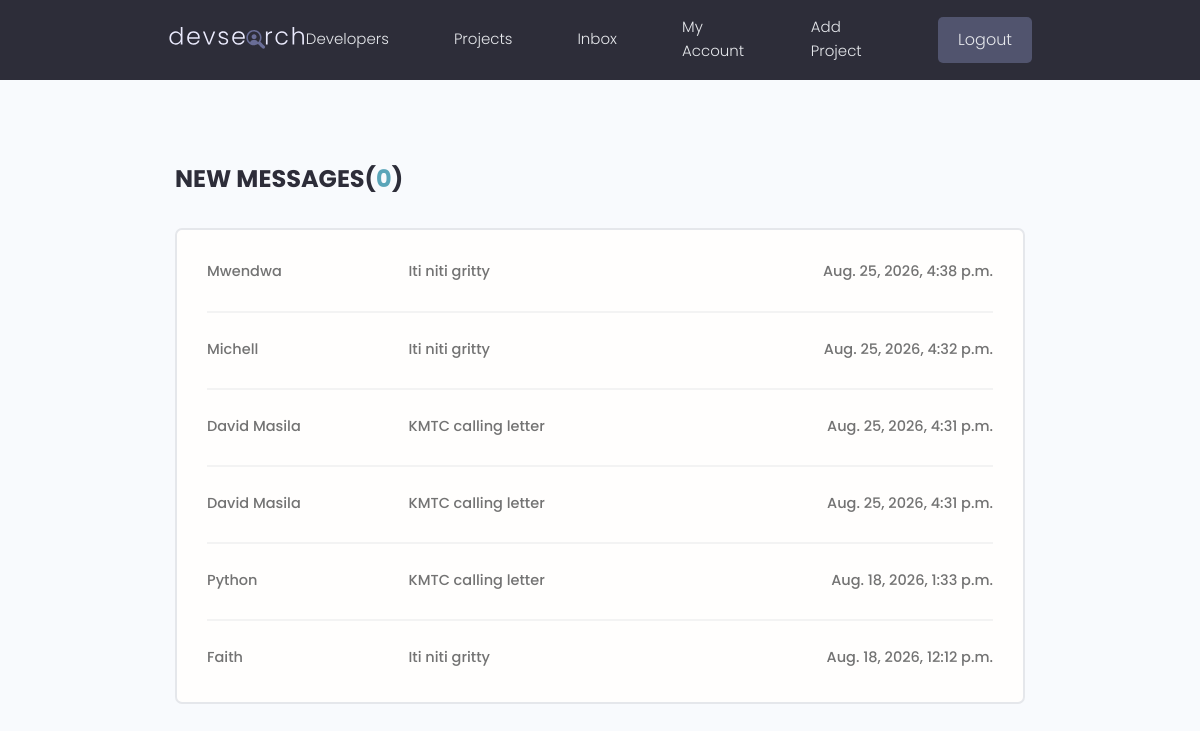
The page /inbox/ (signed in) on the database its author committed.
### users/models.py (models this page shows, shortened)
class Message(models.Model):
    sender = models.ForeignKey(Profile, on_delete=models.SET_NULL, null=True, blank=True)
    recipient = models.ForeignKey(Profile, on_delete=models.SET_NULL, null=True, blank=True, related_name="messages")
    name = models.CharField(max_length=200, null=True, blank=True)
    email = models.EmailField(max_length=200, null=True, blank=True)
    subject = models.CharField(max_length=200, null=True, blank=True)
    body = models.TextField()
    is_read = models.BooleanField(default=False, null=True)
    created = models.DateTimeField(auto_now_add=True)
    id = models.UUIDField(default=uuid.uuid4, unique=True, primary_key=True, editable=False)
    class Meta:
        ordering = ['is_read', '-created']

### users/views.py (the view)
# urls.py: path('inbox/', inbox, name='inbox'),
@login_required(login_url='login')
def inbox(request):
    profile =request.user.profile
    messageRequests = profile.messages.all() #here we are getting the recipients name
    unreadCount = messageRequests.filter(is_read=False).count()
    context = {
        'messageRequests': messageRequests,
        'unreadCount': unreadCount,
    }
    return render(request, 'users/inbox.html', context)

### users/templates/users/inbox.html
{% extends 'main.html' %}
{% block content %}
<main class="inbox my-xl">
  <div class="content-box">
    <h3 class="inbox__title">New Messages(<span>{{ unreadCount}}</span>)</h3>
    <ul class="messages">
      {% for message in messageRequests %}
      {% if not message.is_read %}
      <li class="message message--unread">
        {% else %}
      <li class="message">
        {% endif %}
        <a href="{% url 'message' message.id %}">
          <span class="message__author">{{ message.name }}</span>
          <span class="message__subject">{{ message.subject }}</span>
          <span class="message__date">{{ message.created }}</span>
        </a>
      </li>
      {% endfor %}
    </ul>
  </div>
</main>
{% endblock content %}

### static/styles/app.css (style rules this page uses)
:root { --color-sub: #2d2d39; }
.content-box { width: 95%; max-width: 85rem; margin: 0 auto; }
.inbox { height: 90vh; }
.inbox__title, .inbox__title span { font-size: 2.4rem; font-weight: 700; color: var(--color-sub); text-transform: uppercase; text-align: left; margin-bottom: 3rem; }
.inbox__title span { color: var(--color-main); }
.messages { list-style: none; background: var(--color-white); padding: 0.5rem 3rem; border: 2px solid var(--color-light); border-radius: 0.7rem; }
.message { padding: 2.5rem 0; }
.message > a span { font-size: 1.45rem; font-weight: 500; }
.message:not(:last-child) { border-bottom: 2px solid var(--color-white-light); }
.message > a { display: flex; gap: 1rem; }
.message__author, .message__date { flex-basis: 25%; }
.message__subject { flex-basis: 50%; }
.message__date { text-align: right; }

### static/uikit/styles/modules/_variables.css (style rules this page uses)
:root { --color-main: #5aa5b9; --color-main-light: #e6faff; --color-sub: #3f4156; --color-sub-light: #51546e; --color-sub-lighter: #ededfd; --color-text: #737373; --color-gray: #8b8b8b; --color-light: #e5e7eb; --color-light-gray: #767676; --color-bg: #f8fafd; --color-white: #fffefd; --color-white-light: #f3f3f3; --color-success: #359e64; --color-success-bg: #def8e8; --color-error: #fc4b0b; --color-error-bg: #fff2ee; --font-base: 'Poppins', arial, helvetica, 'Segoe UI', roboto, ubuntu, sans-serif; --font-monospace: 'Fira Code', 'Courier New', courier, monospace; --font-regular: 300; --font-medium: 500; --font-bold: 700; --generic-shadow: 1px 1px 5px #00000010; --generic-transition: all 0.3s ease-in-out; }

### static/uikit/styles/modules/_base.css (style rules this page uses)
* { margin: 0; padding: 0; box-sizing: border-box; text-rendering: optimizeLegibility; color: inherit; font-size: inherit; }
html { font-size: 50%; }
@media only screen and (min-width: 480px) { html { font-size: 56.25%; } }
@media only screen and (min-width: 1200px) { html { font-size: 62.5%; } }
body { line-height: 1.6; font-weight: 400; font-size: 1.5rem; color: var(--color-text); background-color: var(--color-bg); min-height: 100vh; }

### static/uikit/styles/modules/_typography.css (style rules this page uses)
* { font-family: var(--font-base); }
h3 { font-size: 3.2rem; font-weight: var(--font-medium); }
p, span, strong { font-size: 1.6rem; color: var(--color-text); font-weight: var(--font-regular); }
a { padding-bottom: 2px; text-decoration: none; display: inline-block; color: var(--color-main); font-weight: var(--font-medium); }

### static/uikit/styles/modules/_utilities.css (style rules this page uses)
.my-xl { margin: 8rem auto; }

### rows shown on the page
Message: name "Mwendwa", subject "Iti niti gritty", created "Aug. 25, 2026, 4:38 p.m."
Message: name "Michell", subject "Iti niti gritty", created "Aug. 25, 2026, 4:32 p.m."
Message: name "David Masila", subject "KMTC calling letter", created "Aug. 25, 2026, 4:31 p.m."
Message: name "David Masila", subject "KMTC calling letter", created "Aug. 25, 2026, 4:31 p.m."
Message: name "Python", subject "KMTC calling letter", created "Aug. 18, 2026, 1:33 p.m."
Message: name "Faith", subject "Iti niti gritty", created "Aug. 18, 2026, 12:12 p.m."

### other values the page prints
{{ unreadCount }} "0"
